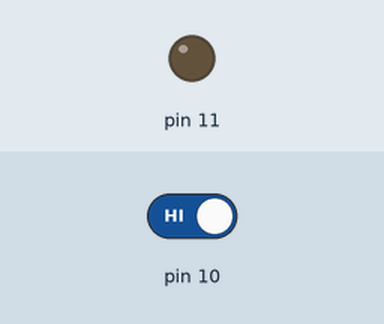
Recording of a sketch running on a simulated Arduino Uno, built with avr-gcc and run on an emulated ATmega328P. Parts: output pins drawn as LEDs (lit = HIGH). Dashed ring = blinking. Inputs (shaded band) come from the test bench; at power-on: pin 10 HIGH.

Above: at 1.2 s.
1.3 s: pin 10 driven LOW
At 1.7 s:
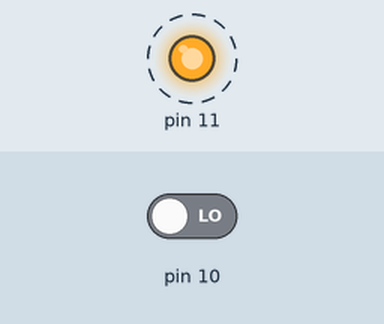
4.3 s: pin 10 driven HIGH
At 5.2 s:
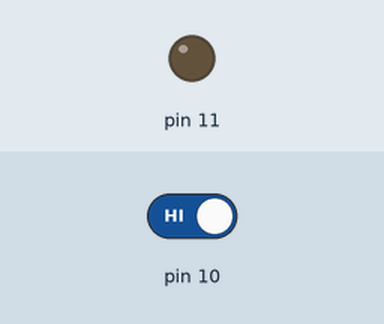
Timing chart, 0 to 7.3 s (numbered marks = the images above; inputs shaded):
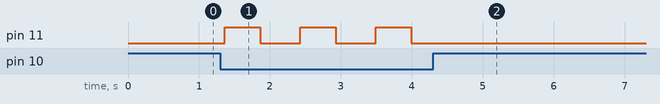

The sketch:

IR_testing.ino
```cpp
#define arraySize 500
#define OCR1A_val 2000
//  The following are decimal values of the 16 bit data signals emmitted by each button from 0 to 9
#define B1 2057
#define B2 34953
#define B3 18505
#define B4 51401
#define B5 10281
#define B6 43177
#define B7 26729
#define B8 59625
#define B9 6169
#define B0 39065

int timerStatus = 0;
int doubleCheck = 3;
volatile uint8_t voltage = 0;
volatile int j = 0;
uint8_t startOfTransmission = 0;
int endOfTransmission = 0;
uint8_t dataArray[48];  // 32 address bits, 16 data bits
uint8_t infraArray[arraySize];

void flashLED() {
  digitalWrite(11, HIGH);
  delay(250);
  digitalWrite(11, LOW);
  delay(250);
}

uint16_t extractData() {
  uint16_t data = 0;
  for (int i = 32; i < 48; i++) {
    data += dataArray[i] << (15 - (i - 32));
  }
  return data;
}

bool addressComparison() {

  uint32_t myAddress = 1074004224;  // 32 bit address, 01000000000001000000000100000000

  for (int i = 0; i < 32; i++) {
    if (dataArray[i] != ((myAddress >> (31 - i)) & 1)) {
      return false;
    }
  }

  return true;
}

void formatInfraArray() {

  uint8_t leadingLogicChangeNum = 0;

  infraArray[0] = 0;
  infraArray[1] = 0;

  for (int i = 0; i < 500; i++) {

    if (infraArray[i] != infraArray[i - 1]) {
      leadingLogicChangeNum++;

      if (leadingLogicChangeNum == 2) {

        startOfTransmission = i;
        break;

      }

    }

  }

  for (int i = 498; i > 0; i--) {
    if (infraArray[i] != infraArray[i + 1]) {
      endOfTransmission = i;
      break;
    }
  }

}

void convertSignalToData() {

  formatInfraArray();

  uint8_t numLogicChange = 0;
  uint8_t numZeros = 0;
  uint8_t numOnes = 0;
  uint8_t p = 0;

  for (int i = startOfTransmission; i < endOfTransmission; i++) {

    if ((infraArray[i] != infraArray[i - 1]) && (i > startOfTransmission)) {
      numLogicChange++;
    }

    if (numLogicChange == 2) {
      if ((numOnes - numZeros) > 3) {
        dataArray[p] = 1;
        p++;
      } else {
        dataArray[p] = 0;
        p++;
      }

      numLogicChange = 0;
      numOnes = 0;
      numZeros = 0;

    }

    if (infraArray[i] == 1) {
      numOnes++;
    } else {
      numZeros++;
    }

  }

}

void printDataArray() {
  Serial.println(" ");
  for (int i = 0; i < 70; i++) {
    Serial.print(dataArray[i]);
  }
}

void timerInit() {
  TCCR1A = 0;

  OCR1A = OCR1A_val;

  TIMSK1 = (1 << OCIE1A);

  TCCR1B = (1 << WGM12);
}

void setup() {

  pinMode(11, OUTPUT);
  pinMode(10, INPUT);

  // Serial.begin(9600);
  // while (!Serial) ;

  timerInit();

  sei();

}

ISR(TIMER1_COMPA_vect) {

  voltage = digitalRead(10);

  if (j < arraySize) {
    infraArray[j] = voltage;
    j++;
  }

}

void loop() {
  if (timerStatus == 0) {

    voltage = digitalRead(10);

    if (voltage == 0) {
      timerStatus = 1;
      OCR1A = OCR1A_val;
      TCCR1B = (1 << WGM12) | (1 << CS10);  // Start timer
    }

  }


  if ((j == arraySize) && (doubleCheck == 3)) {

    TCCR1B &= ~(1 << CS10); // Stop timer
    doubleCheck = 1;

    convertSignalToData();

    uint16_t data = extractData();

    switch (data) {
      case B1:
        flashLED();
        break;

      case B2:
        for (int i = 0; i < 2; i++) {
          flashLED();
        }
        break;

      case B3:
        for (int i = 0; i < 3; i++) {
          flashLED();
        }
        break;

      case B4:
        for (int i = 0; i < 4; i++) {
          flashLED();
        }
        break;

      case B5:
        for (int i = 0; i < 5; i++) {
          flashLED();
        }
        break;

      case B6:
        for (int i = 0; i < 6; i++) {
          flashLED();
        }
        break;

      case B7:
        for (int i = 0; i < 7; i++) {
          flashLED();
        }
        break;

      case B8:
        for (int i = 0; i < 8; i++) {
          flashLED();
        }
        break;

      case B9:
        for (int i = 0; i < 9; i++) {
          flashLED();
        }
        break;

      default:
        digitalWrite(11, HIGH);
        delay(500);
        digitalWrite(11, LOW);
        delay(500);
        break;
    }

    timerStatus = 0;
    doubleCheck = 3;
    voltage = 0;
    j = 0;
    startOfTransmission = 0;
    endOfTransmission = 0;
    for (int i = 0; i < 48; i ++) {
      dataArray[i] = 0;
    }
    for (int i = 0; i < arraySize; i++) {
      infraArray[i] = 0;
    }

  }

}
```

Measured:
- after the input at 1.3 s, pin 11: alternates HIGH for 0.50 s and LOW for 0.56 s, starting after 0.06 s
- after the input at 4.3 s, pin 11: stops changing and stays LOW
